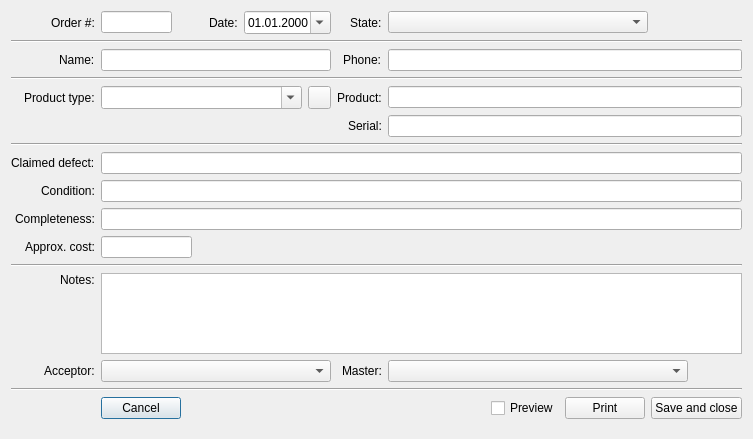
<?xml version="1.0" encoding="UTF-8"?>
<ui version="4.0">
 <class>EditOrder</class>
 <widget class="QDialog" name="EditOrder">
  <property name="geometry">
   <rect>
    <x>0</x>
    <y>0</y>
    <width>753</width>
    <height>439</height>
   </rect>
  </property>
  <property name="sizePolicy">
   <sizepolicy hsizetype="Preferred" vsizetype="Preferred">
    <horstretch>0</horstretch>
    <verstretch>0</verstretch>
   </sizepolicy>
  </property>
  <property name="windowTitle">
   <string>Order</string>
  </property>
  <property name="windowIcon">
   <iconset resource="Icons.qrc">
    <normaloff>:/icons/icons/page_edit.png</normaloff>:/icons/icons/page_edit.png</iconset>
  </property>
  <property name="layoutDirection">
   <enum>Qt::LeftToRight</enum>
  </property>
  <property name="sizeGripEnabled">
   <bool>false</bool>
  </property>
  <layout class="QGridLayout" name="gridLayout">
   <item row="0" column="2" alignment="Qt::AlignRight">
    <widget class="QLabel" name="label_2">
     <property name="maximumSize">
      <size>
       <width>16777215</width>
       <height>16777215</height>
      </size>
     </property>
     <property name="text">
      <string>Date:</string>
     </property>
     <property name="buddy">
      <cstring>eDate</cstring>
     </property>
    </widget>
   </item>
   <item row="8" column="0" alignment="Qt::AlignRight">
    <widget class="QLabel" name="label_9">
     <property name="maximumSize">
      <size>
       <width>16777215</width>
       <height>16777215</height>
      </size>
     </property>
     <property name="text">
      <string>Claimed defect:</string>
     </property>
     <property name="buddy">
      <cstring>eDisease</cstring>
     </property>
    </widget>
   </item>
   <item row="0" column="1">
    <widget class="QLineEdit" name="eNumber">
     <property name="maximumSize">
      <size>
       <width>71</width>
       <height>16777215</height>
      </size>
     </property>
    </widget>
   </item>
   <item row="0" column="4" colspan="2" alignment="Qt::AlignRight">
    <widget class="QLabel" name="label_3">
     <property name="maximumSize">
      <size>
       <width>16777215</width>
       <height>16777215</height>
      </size>
     </property>
     <property name="text">
      <string>State:</string>
     </property>
     <property name="buddy">
      <cstring>eState</cstring>
     </property>
    </widget>
   </item>
   <item row="3" column="0" alignment="Qt::AlignRight">
    <widget class="QLabel" name="label_4">
     <property name="maximumSize">
      <size>
       <width>16777215</width>
       <height>16777215</height>
      </size>
     </property>
     <property name="text">
      <string>Name:</string>
     </property>
     <property name="buddy">
      <cstring>eCustomer</cstring>
     </property>
    </widget>
   </item>
   <item row="5" column="6">
    <widget class="QLineEdit" name="eProduct"/>
   </item>
   <item row="0" column="3">
    <widget class="QDateEdit" name="eDate">
     <property name="maximumSize">
      <size>
       <width>100</width>
       <height>16777215</height>
      </size>
     </property>
     <property name="displayFormat">
      <string>dd.MM.yyyy</string>
     </property>
     <property name="calendarPopup">
      <bool>true</bool>
     </property>
    </widget>
   </item>
   <item row="14" column="1" colspan="3">
    <widget class="QComboBox" name="eAcceptor">
     <property name="sizePolicy">
      <sizepolicy hsizetype="Expanding" vsizetype="Fixed">
       <horstretch>0</horstretch>
       <verstretch>0</verstretch>
      </sizepolicy>
     </property>
     <property name="minimumSize">
      <size>
       <width>200</width>
       <height>0</height>
      </size>
     </property>
     <property name="maximumSize">
      <size>
       <width>300</width>
       <height>16777215</height>
      </size>
     </property>
    </widget>
   </item>
   <item row="14" column="4" colspan="2" alignment="Qt::AlignRight">
    <widget class="QLabel" name="label_14">
     <property name="sizePolicy">
      <sizepolicy hsizetype="Expanding" vsizetype="Preferred">
       <horstretch>0</horstretch>
       <verstretch>0</verstretch>
      </sizepolicy>
     </property>
     <property name="maximumSize">
      <size>
       <width>16777215</width>
       <height>16777215</height>
      </size>
     </property>
     <property name="text">
      <string>Master:</string>
     </property>
     <property name="buddy">
      <cstring>eMaster</cstring>
     </property>
    </widget>
   </item>
   <item row="16" column="1" colspan="6">
    <layout class="QHBoxLayout" name="horizontalLayout">
     <item>
      <widget class="QPushButton" name="bCancel">
       <property name="text">
        <string>Cancel</string>
       </property>
       <property name="icon">
        <iconset>
         <normalon>:/icons/icons/door_out.png</normalon>
        </iconset>
       </property>
      </widget>
     </item>
     <item>
      <spacer name="horizontalSpacer">
       <property name="orientation">
        <enum>Qt::Horizontal</enum>
       </property>
       <property name="sizeHint" stdset="0">
        <size>
         <width>40</width>
         <height>20</height>
        </size>
       </property>
      </spacer>
     </item>
     <item>
      <widget class="QCheckBox" name="cPreview">
       <property name="text">
        <string>Preview</string>
       </property>
      </widget>
     </item>
     <item>
      <widget class="QPushButton" name="bPrint">
       <property name="text">
        <string>Print</string>
       </property>
       <property name="icon">
        <iconset>
         <normalon>:/icons/icons/printer.png</normalon>
        </iconset>
       </property>
      </widget>
     </item>
     <item>
      <widget class="QPushButton" name="bSave">
       <property name="text">
        <string>Save and close</string>
       </property>
       <property name="icon">
        <iconset>
         <normalon>:/icons/icons/page_save.png</normalon>
        </iconset>
       </property>
      </widget>
     </item>
    </layout>
   </item>
   <item row="2" column="0" colspan="7">
    <widget class="Line" name="line">
     <property name="orientation">
      <enum>Qt::Horizontal</enum>
     </property>
    </widget>
   </item>
   <item row="0" column="6">
    <widget class="QComboBox" name="eState">
     <property name="sizePolicy">
      <sizepolicy hsizetype="Expanding" vsizetype="Fixed">
       <horstretch>0</horstretch>
       <verstretch>0</verstretch>
      </sizepolicy>
     </property>
     <property name="minimumSize">
      <size>
       <width>201</width>
       <height>0</height>
      </size>
     </property>
     <property name="maximumSize">
      <size>
       <width>260</width>
       <height>16777215</height>
      </size>
     </property>
    </widget>
   </item>
   <item row="3" column="4" colspan="2" alignment="Qt::AlignRight">
    <widget class="QLabel" name="label_5">
     <property name="maximumSize">
      <size>
       <width>16777215</width>
       <height>16777215</height>
      </size>
     </property>
     <property name="text">
      <string>Phone:</string>
     </property>
     <property name="buddy">
      <cstring>ePhone</cstring>
     </property>
    </widget>
   </item>
   <item row="11" column="0" alignment="Qt::AlignRight">
    <widget class="QLabel" name="label_15">
     <property name="maximumSize">
      <size>
       <width>16777215</width>
       <height>16777215</height>
      </size>
     </property>
     <property name="text">
      <string>Approx. cost:</string>
     </property>
     <property name="buddy">
      <cstring>eCost</cstring>
     </property>
    </widget>
   </item>
   <item row="11" column="1" colspan="2">
    <widget class="QLineEdit" name="eCost">
     <property name="maximumSize">
      <size>
       <width>91</width>
       <height>16777215</height>
      </size>
     </property>
     <property name="inputMask">
      <string/>
     </property>
     <property name="maxLength">
      <number>16</number>
     </property>
    </widget>
   </item>
   <item row="13" column="1" colspan="6">
    <widget class="QPlainTextEdit" name="eComment">
     <property name="minimumSize">
      <size>
       <width>0</width>
       <height>31</height>
      </size>
     </property>
     <property name="maximumSize">
      <size>
       <width>16777215</width>
       <height>81</height>
      </size>
     </property>
     <property name="plainText">
      <string/>
     </property>
    </widget>
   </item>
   <item row="6" column="4" colspan="2" alignment="Qt::AlignRight">
    <widget class="QLabel" name="label_8">
     <property name="maximumSize">
      <size>
       <width>16777215</width>
       <height>16777215</height>
      </size>
     </property>
     <property name="text">
      <string>Serial:</string>
     </property>
     <property name="buddy">
      <cstring>eSerial</cstring>
     </property>
    </widget>
   </item>
   <item row="6" column="6">
    <widget class="QLineEdit" name="eSerial"/>
   </item>
   <item row="7" column="0" colspan="7">
    <widget class="Line" name="line_5">
     <property name="orientation">
      <enum>Qt::Horizontal</enum>
     </property>
    </widget>
   </item>
   <item row="12" column="0" colspan="7">
    <widget class="Line" name="line_3">
     <property name="orientation">
      <enum>Qt::Horizontal</enum>
     </property>
    </widget>
   </item>
   <item row="13" column="0" alignment="Qt::AlignRight|Qt::AlignTop">
    <widget class="QLabel" name="label_12">
     <property name="maximumSize">
      <size>
       <width>16777215</width>
       <height>16777215</height>
      </size>
     </property>
     <property name="text">
      <string>Notes:</string>
     </property>
     <property name="buddy">
      <cstring>eComment</cstring>
     </property>
    </widget>
   </item>
   <item row="14" column="0" alignment="Qt::AlignRight">
    <widget class="QLabel" name="label_13">
     <property name="sizePolicy">
      <sizepolicy hsizetype="Fixed" vsizetype="Preferred">
       <horstretch>0</horstretch>
       <verstretch>0</verstretch>
      </sizepolicy>
     </property>
     <property name="maximumSize">
      <size>
       <width>16777215</width>
       <height>16777215</height>
      </size>
     </property>
     <property name="text">
      <string>Acceptor:</string>
     </property>
     <property name="buddy">
      <cstring>eAcceptor</cstring>
     </property>
    </widget>
   </item>
   <item row="8" column="1" colspan="6">
    <widget class="QLineEdit" name="eDisease"/>
   </item>
   <item row="9" column="0" alignment="Qt::AlignRight">
    <widget class="QLabel" name="label_10">
     <property name="maximumSize">
      <size>
       <width>16777215</width>
       <height>16777215</height>
      </size>
     </property>
     <property name="text">
      <string>Condition:</string>
     </property>
     <property name="buddy">
      <cstring>eCond</cstring>
     </property>
    </widget>
   </item>
   <item row="9" column="1" colspan="6">
    <widget class="QLineEdit" name="eCond"/>
   </item>
   <item row="10" column="0" alignment="Qt::AlignRight">
    <widget class="QLabel" name="label_11">
     <property name="maximumSize">
      <size>
       <width>16777215</width>
       <height>16777215</height>
      </size>
     </property>
     <property name="text">
      <string>Completeness:</string>
     </property>
     <property name="buddy">
      <cstring>eComplect</cstring>
     </property>
    </widget>
   </item>
   <item row="10" column="1" colspan="6">
    <widget class="QLineEdit" name="eComplect"/>
   </item>
   <item row="14" column="6">
    <widget class="QComboBox" name="eMaster">
     <property name="sizePolicy">
      <sizepolicy hsizetype="Expanding" vsizetype="Fixed">
       <horstretch>0</horstretch>
       <verstretch>0</verstretch>
      </sizepolicy>
     </property>
     <property name="minimumSize">
      <size>
       <width>200</width>
       <height>0</height>
      </size>
     </property>
     <property name="maximumSize">
      <size>
       <width>300</width>
       <height>16777215</height>
      </size>
     </property>
    </widget>
   </item>
   <item row="15" column="0" colspan="7">
    <widget class="Line" name="line_4">
     <property name="orientation">
      <enum>Qt::Horizontal</enum>
     </property>
    </widget>
   </item>
   <item row="5" column="1" colspan="3">
    <layout class="QHBoxLayout" name="horizontalLayout_2">
     <item>
      <widget class="QComboBox" name="eProductType">
       <property name="minimumSize">
        <size>
         <width>201</width>
         <height>23</height>
        </size>
       </property>
       <property name="maximumSize">
        <size>
         <width>261</width>
         <height>16777215</height>
        </size>
       </property>
       <property name="editable">
        <bool>true</bool>
       </property>
      </widget>
     </item>
     <item>
      <widget class="QToolButton" name="bAddType">
       <property name="maximumSize">
        <size>
         <width>23</width>
         <height>23</height>
        </size>
       </property>
       <property name="toolTip">
        <string>Add to catalog</string>
       </property>
       <property name="text">
        <string/>
       </property>
       <property name="icon">
        <iconset>
         <normalon>:/icons/icons/add.png</normalon>
        </iconset>
       </property>
       <property name="toolButtonStyle">
        <enum>Qt::ToolButtonIconOnly</enum>
       </property>
      </widget>
     </item>
    </layout>
   </item>
   <item row="5" column="4" colspan="2" alignment="Qt::AlignRight">
    <widget class="QLabel" name="label_7">
     <property name="maximumSize">
      <size>
       <width>16777215</width>
       <height>16777215</height>
      </size>
     </property>
     <property name="text">
      <string>Product:</string>
     </property>
     <property name="buddy">
      <cstring>eProduct</cstring>
     </property>
    </widget>
   </item>
   <item row="3" column="1" colspan="3">
    <widget class="QLineEdit" name="eCustomer"/>
   </item>
   <item row="4" column="0" colspan="7">
    <widget class="Line" name="line_2">
     <property name="orientation">
      <enum>Qt::Horizontal</enum>
     </property>
    </widget>
   </item>
   <item row="0" column="0" alignment="Qt::AlignRight">
    <widget class="QLabel" name="label">
     <property name="sizePolicy">
      <sizepolicy hsizetype="Expanding" vsizetype="Preferred">
       <horstretch>0</horstretch>
       <verstretch>0</verstretch>
      </sizepolicy>
     </property>
     <property name="maximumSize">
      <size>
       <width>16777215</width>
       <height>16777215</height>
      </size>
     </property>
     <property name="text">
      <string>Order #:</string>
     </property>
     <property name="buddy">
      <cstring>eNumber</cstring>
     </property>
    </widget>
   </item>
   <item row="5" column="0" alignment="Qt::AlignRight">
    <widget class="QLabel" name="label_6">
     <property name="minimumSize">
      <size>
       <width>0</width>
       <height>20</height>
      </size>
     </property>
     <property name="maximumSize">
      <size>
       <width>16777215</width>
       <height>16777215</height>
      </size>
     </property>
     <property name="text">
      <string>Product type:</string>
     </property>
    </widget>
   </item>
   <item row="3" column="6">
    <widget class="QLineEdit" name="ePhone"/>
   </item>
  </layout>
 </widget>
 <tabstops>
  <tabstop>eNumber</tabstop>
  <tabstop>eDate</tabstop>
  <tabstop>eState</tabstop>
  <tabstop>eCustomer</tabstop>
  <tabstop>ePhone</tabstop>
  <tabstop>eProductType</tabstop>
  <tabstop>eProduct</tabstop>
  <tabstop>eSerial</tabstop>
  <tabstop>eDisease</tabstop>
  <tabstop>eCond</tabstop>
  <tabstop>eComplect</tabstop>
  <tabstop>eCost</tabstop>
  <tabstop>eComment</tabstop>
  <tabstop>eAcceptor</tabstop>
  <tabstop>eMaster</tabstop>
  <tabstop>bPrint</tabstop>
  <tabstop>bSave</tabstop>
  <tabstop>bCancel</tabstop>
  <tabstop>cPreview</tabstop>
  <tabstop>bAddType</tabstop>
 </tabstops>
 <resources>
  <include location="Icons.qrc"/>
 </resources>
 <connections/>
</ui>
